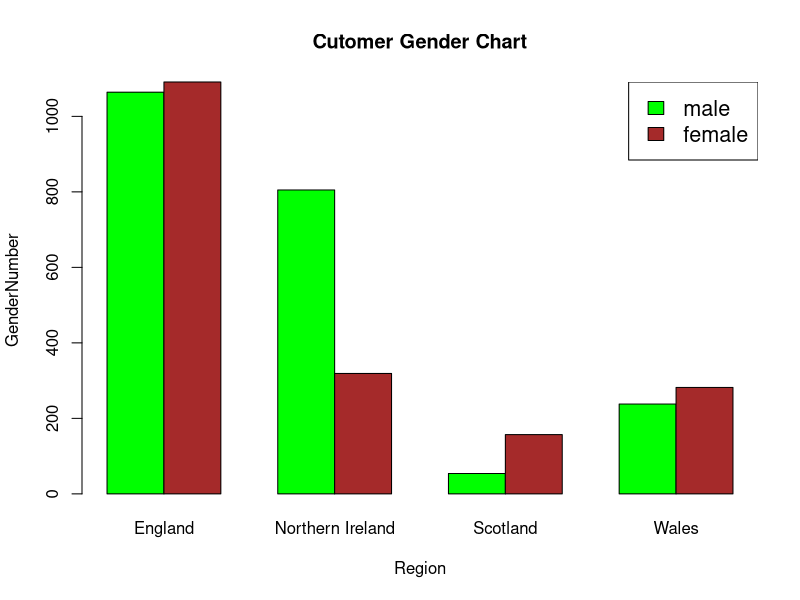

Recreate this plot in R.
setwd("C:/Users/D-07/Documents/Ukbank")

colors = c("green","brown")
region <- c("England","Northern Ireland","Scotland","Wales")
gender <- c("male","female")

Values <- matrix(c(1064,805,54,238,1091,319,157,282), nrow = 2, ncol = 4, byrow = TRUE)
Values
barplot(Values,beside = TRUE, main = "Cutomer Gender Chart", names.arg = region, xlab = "Region", ylab = "GenderNumber", col = colors)
legend("topright", gender, cex = 1.3, fill = colors)

